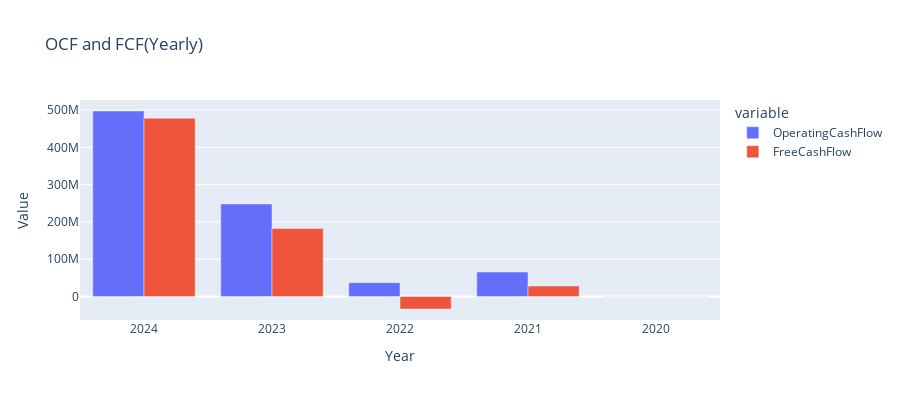

The notebook cell this image was saved under:
### Code cell
wix_ocf = px.bar(wix_cashflow, x=wix_cashflow.index, y=['OperatingCashFlow', 'FreeCashFlow'], title='OCF and FCF(Yearly)',
                barmode='group', height=400)
wix_ocf.update_layout(xaxis_title='Year', yaxis_title='Value')
wix_ocf.show()

### Figure 1 — Plotly figure (JSON) as saved in the notebook; plotly's stock layout.template omitted (floating-point values rounded to 4 significant figures)
{"data": [{"alignmentgroup": "True", "hovertemplate": "variable=OperatingCashFlow<br>index=%{x}<br>value=%{y}<extra></extra>", "legendgroup": "OperatingCashFlow", "marker": {"color": "#636efa", "pattern": {"shape": ""}}, "name": "OperatingCashFlow", "offsetgroup": "OperatingCashFlow", "orientation": "v", "showlegend": true, "textposition": "auto", "type": "bar", "x": ["2024", "2023", "2022", "2021", "2020"], "xaxis": "x", "y": [497400000.0, 248200000.0, 37150000.0, 65680000.0, 0.0], "yaxis": "y"}, {"alignmentgroup": "True", "hovertemplate": "variable=FreeCashFlow<br>index=%{x}<br>value=%{y}<extra></extra>", "legendgroup": "FreeCashFlow", "marker": {"color": "#EF553B", "pattern": {"shape": ""}}, "name": "FreeCashFlow", "offsetgroup": "FreeCashFlow", "orientation": "v", "showlegend": true, "textposition": "auto", "type": "bar", "x": ["2024", "2023", "2022", "2021", "2020"], "xaxis": "x", "y": [478100000.0, 182200000.0, -33510000.0, 27980000.0, 0.0], "yaxis": "y"}], "layout": {"barmode": "group", "height": 400, "legend": {"title": {"text": "variable"}, "tracegroupgap": 0}, "title": {"text": "OCF and FCF(Yearly)"}, "xaxis": {"anchor": "y", "domain": [0, 1], "title": {"text": "Year"}}, "yaxis": {"anchor": "x", "domain": [0, 1], "title": {"text": "Value"}}}}
